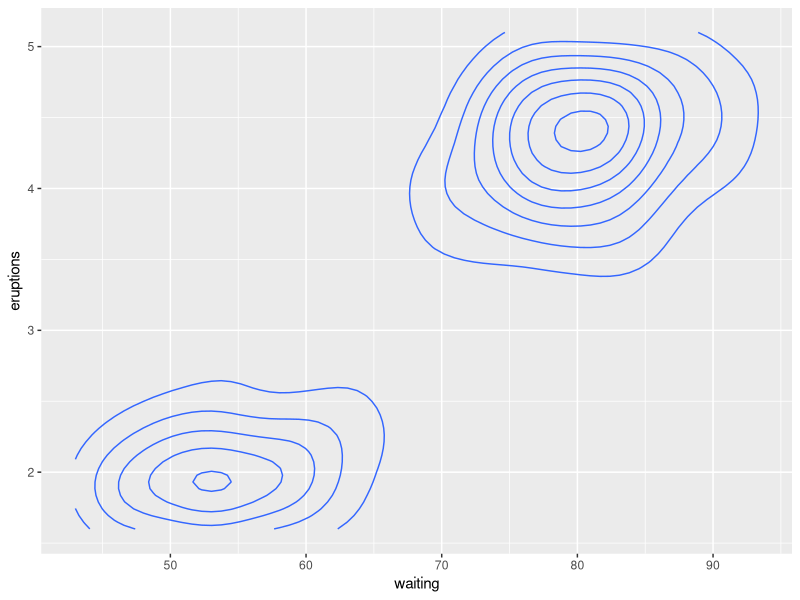
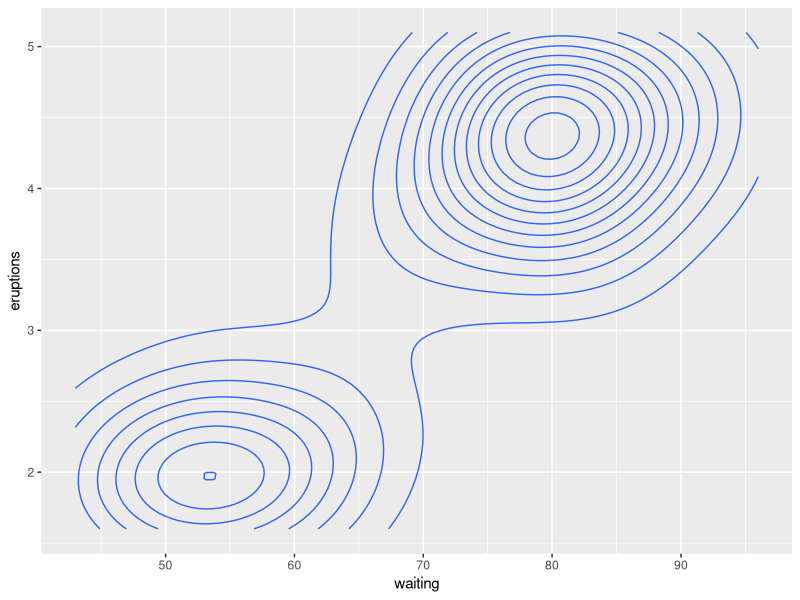
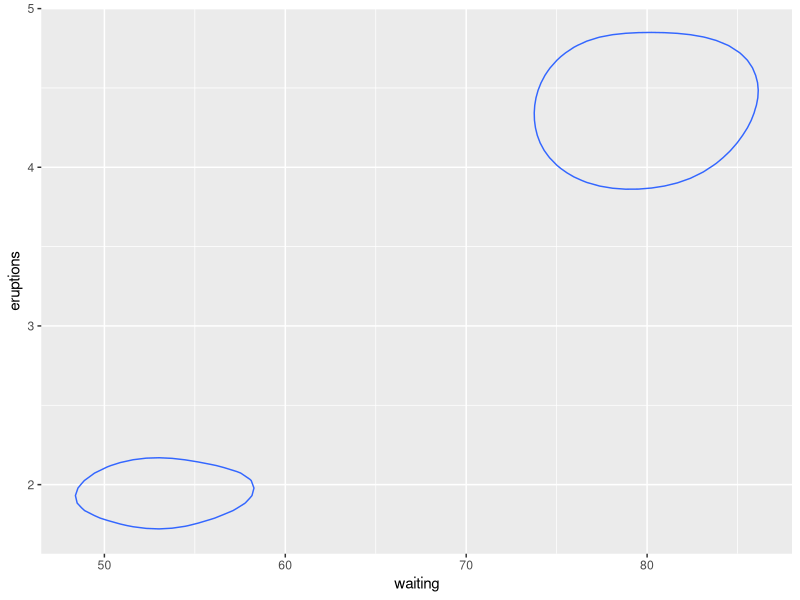
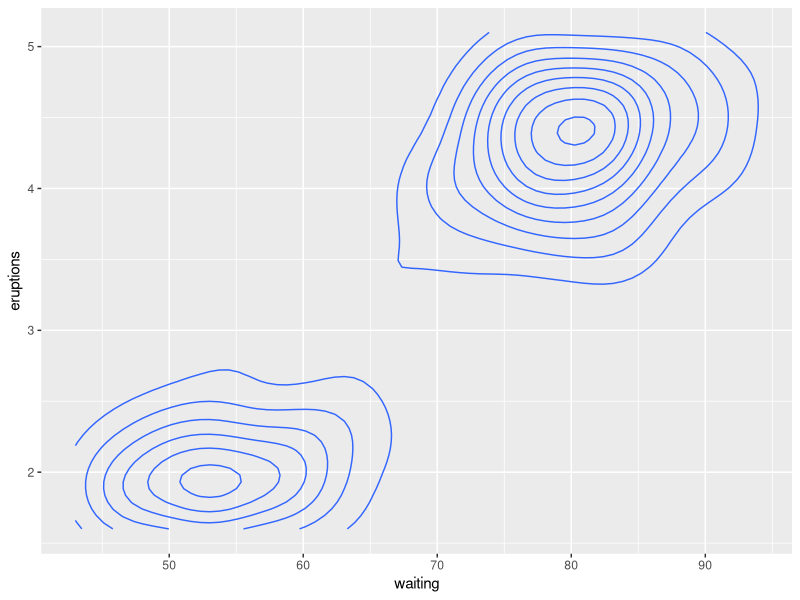
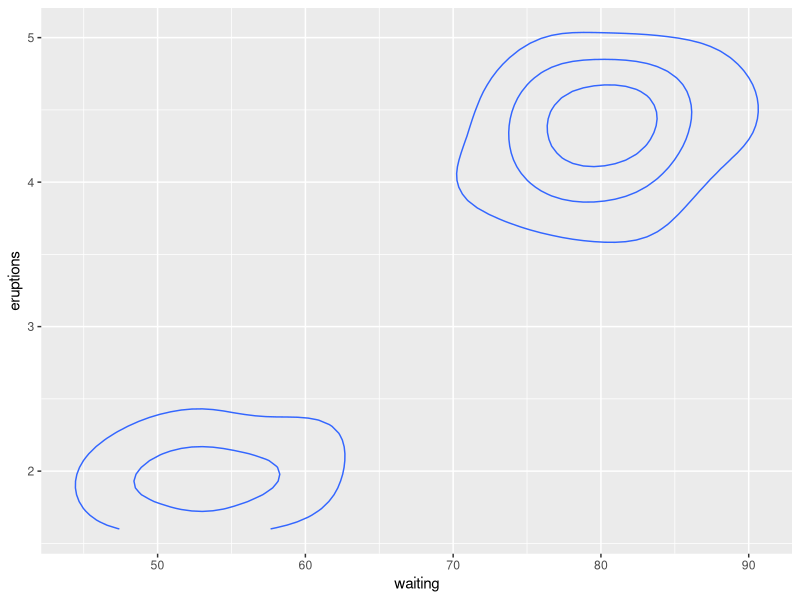
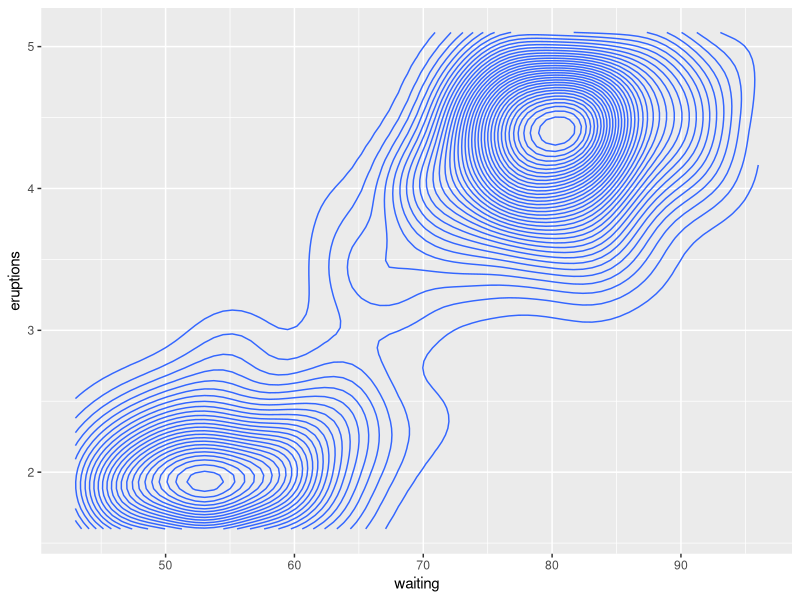
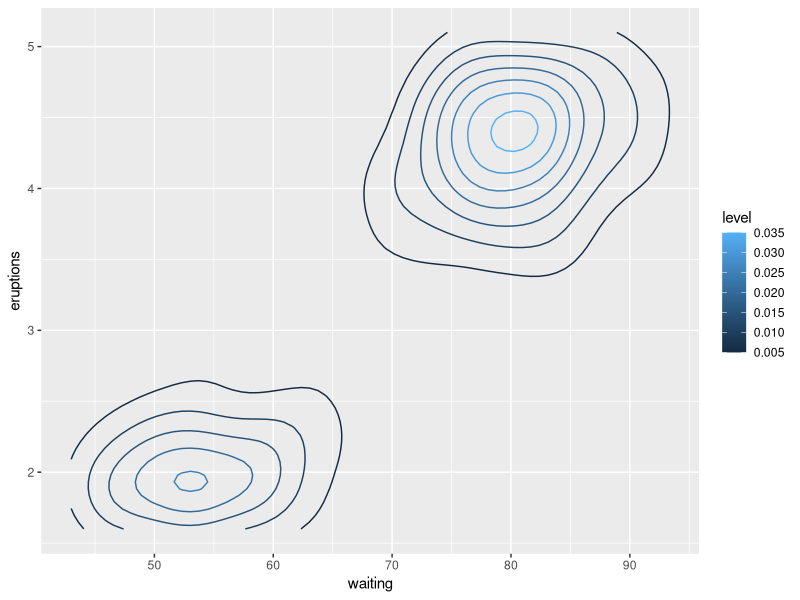
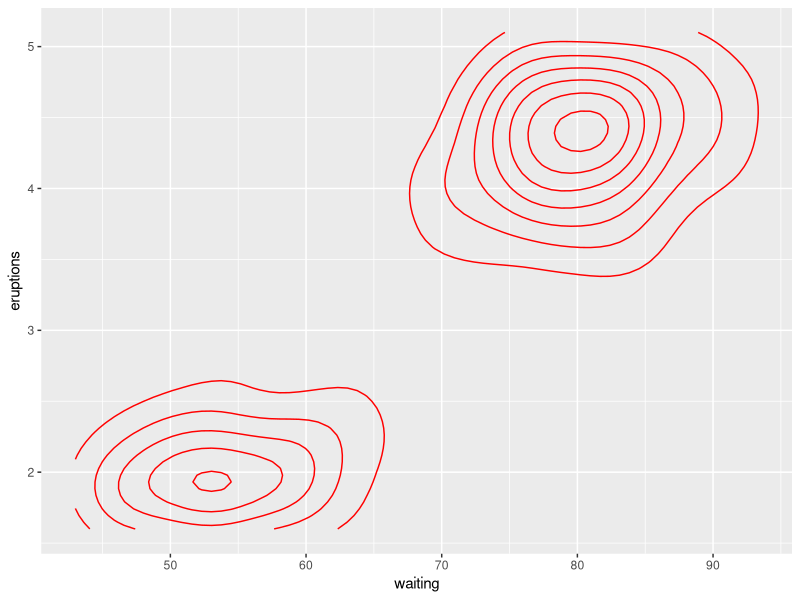

Write R code to recreate these figures, in order.
library(ggplot2)


### Name: geom_contour
### Title: 2d contours of a 3d surface
### Aliases: geom_contour stat_contour

### ** Examples

#' # Basic plot
v <- ggplot(faithfuld, aes(waiting, eruptions, z = density))
v + geom_contour()

# Or compute from raw data
ggplot(faithful, aes(waiting, eruptions)) +
  geom_density_2d()

## No test: 
# Setting bins creates evenly spaced contours in the range of the data
v + geom_contour(bins = 2)
v + geom_contour(bins = 10)

# Setting binwidth does the same thing, parameterised by the distance
# between contours
v + geom_contour(binwidth = 0.01)
v + geom_contour(binwidth = 0.001)

# Other parameters
v + geom_contour(aes(colour = stat(level)))
v + geom_contour(colour = "red")
v + geom_raster(aes(fill = density)) +
  geom_contour(colour = "white")
## End(No test)
